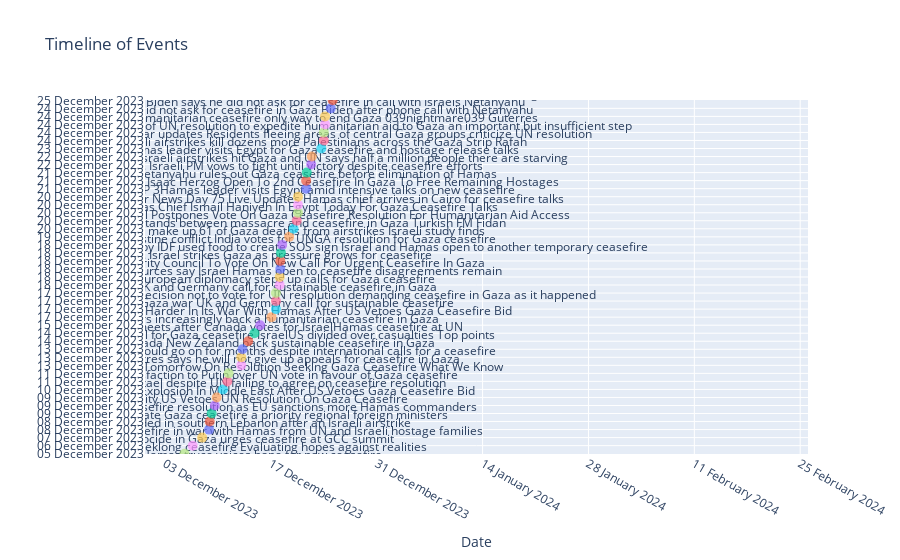

Source (notebook cell):
### Code cell
important_events_df['date'] = pd.to_datetime(important_events_df['date'])

# Sort events by date for better visualization
important_events_df = important_events_df.sort_values(by='date').reset_index(drop=True)

# Create a timeline plot using Plotly
fig = go.Figure()

# Define unique y positions for events to avoid overlap
y_positions = list(range(len(important_events_df)))

# Add a number sequence for events
for index, row in important_events_df.iterrows():
    event_text = f"{index + 1}. {row['title']}"
    fig.add_trace(go.Scatter(
        x=[row['date']],
        y=[y_positions[index]],  # Use unique y positions
        mode='markers+text',
        text=[event_text],
        textposition='top center',
        marker=dict(size=10, opacity=0.7),
        hoverinfo='text',
        name=row['title']
    ))

# Update layout
fig.update_layout(
    title='Timeline of Events',
    xaxis_title='Date',
    yaxis=dict(
        title='',
        tickvals=y_positions,
        ticktext=important_events_df['date'].dt.strftime('%d %B %Y').tolist(),
        showticklabels=True,
        automargin=True
    ),
    xaxis_tickformat='%d %B %Y',
    showlegend=False,
    height=1000,  # Adjust height to fit all events
    hovermode='closest'
)

# Show the Plotly timeline figure
fig.show()

### Figure 1 — Plotly figure (JSON) as saved in the notebook; plotly's stock layout.template omitted (floating-point values rounded to 4 significant figures)
{"data": [{"hoverinfo": "text", "marker": {"opacity": 0.7, "size": 10}, "mode": "markers+text", "name": "Gaza EU stops short of calling for ceasefire ahead of UN vote as crisis escalates", "text": ["1. Gaza EU stops short of calling for ceasefire ahead of UN vote as crisis escalates"], "textposition": "top center", "type": "scatter", "x": ["2023-10-27T13:16:01.883000+00:00"], "y": [0]}, {"hoverinfo": "text", "marker": {"opacity": 0.7, "size": 10}, "mode": "markers+text", "name": "Release of hostages needs ceasefire Hamas official says", "text": ["2. Release of hostages needs ceasefire Hamas official says"], "textposition": "top center", "type": "scatter", "x": ["2023-10-27T13:16:24.650000+00:00"], "y": [1]}, {"hoverinfo": "text", "marker": {"opacity": 0.7, "size": 10}, "mode": "markers+text", "name": "Hamas Battalion Leader Killed By IDF Airstrike In Gaza Israel Claims", "text": ["3. Hamas Battalion Leader Killed By IDF Airstrike In Gaza Israel Claims"], "textposition": "top center", "type": "scatter", "x": ["2023-10-27T13:17:56.759000+00:00"], "y": [2]}, {"hoverinfo": "text", "marker": {"opacity": 0.7, "size": 10}, "mode": "markers+text", "name": "Israel vows again to destroy Hamas rejecting calls for a ceasefire in Gaza at a major UN meeting", "text": ["4. Israel vows again to destroy Hamas rejecting calls for a ceasefire in Gaza at a major UN meeting"], "textposition": "top center", "type": "scatter", "x": ["2023-10-27T13:32:02.245000+00:00"], "y": [3]}, {"hoverinfo": "text", "marker": {"opacity": 0.7, "size": 10}, "mode": "markers+text", "name": "Hamas Reneged On Commitments Blinken On Why Gaza Ceasefire Ended", "text": ["5. Hamas Reneged On Commitments Blinken On Why Gaza Ceasefire Ended"], "textposition": "top center", "type": "scatter", "x": ["2023-12-03T06:02:56.487000+00:00"], "y": [4]}, {"hoverinfo": "text", "marker": {"opacity": 0.7, "size": 10}, "mode": "markers+text", "name": "Israel resumes Gaza military operation after ceasefire with Hamas ends", "text": ["6. Israel resumes Gaza military operation after ceasefire with Hamas ends"], "textposition": "top center", "type": "scatter", "x": ["2023-12-03T06:02:56.487000+00:00"], "y": [5]}, {"hoverinfo": "text", "marker": {"opacity": 0.7, "size": 10}, "mode": "markers+text", "name": "Israeli airstrike hit Damascus airport and put it out of service Syria", "text": ["7. Israeli airstrike hit Damascus airport and put it out of service Syria"], "textposition": "top center", "type": "scatter", "x": ["2023-12-03T14:02:02.606000+00:00"], "y": [6]}, {"hoverinfo": "text", "marker": {"opacity": 0.7, "size": 10}, "mode": "markers+text", "name": "IsraelHamas Ceasefire Deal Will Do Everything To Bring Back Other Hostages Says Israeli Hostages and Missing Families Forum", "text": ["8. IsraelHamas Ceasefire Deal Will Do Everything To Bring Back Other Hostages Says Israeli Hostages and Missing Families Forum"], "textposition": "top center", "type": "scatter", "x": ["2023-12-03T14:03:50.874000+00:00"], "y": [7]}, {"hoverinfo": "text", "marker": {"opacity": 0.7, "size": 10}, "mode": "markers+text", "name": "Iran Demands End To Israeli Crimes Calls For Permanent Ceasefire In Gaza", "text": ["9. Iran Demands End To Israeli Crimes Calls For Permanent Ceasefire In Gaza"], "textposition": "top center", "type": "scatter", "x": ["2023-12-03T16:05:19.517000+00:00"], "y": [8]}, {"hoverinfo": "text", "marker": {"opacity": 0.7, "size": 10}, "mode": "markers+text", "name": "war to continue till Hamas are crushed as 5 nations work on ceasefire extension Netanyahu", "text": ["10. war to continue till Hamas are crushed as 5 nations work on ceasefire extension Netanyahu"], "textposition": "top center", "type": "scatter", "x": ["2023-12-03T20:04:05.583000+00:00"], "y": [9]}, {"hoverinfo": "text", "marker": {"opacity": 0.7, "size": 10}, "mode": "markers+text", "name": "Rocket fired from within Gaza as ceasefire draws to an end", "text": ["11. Rocket fired from within Gaza as ceasefire draws to an end"], "textposition": "top center", "type": "scatter", "x": ["2023-12-03T22:03:58.830000+00:00"], "y": [10]}, {"hoverinfo": "text", "marker": {"opacity": 0.7, "size": 10}, "mode": "markers+text", "name": "Israel presses southern Gaza after collapse of Hamas ceasefire", "text": ["12. Israel presses southern Gaza after collapse of Hamas ceasefire"], "textposition": "top center", "type": "scatter", "x": ["2023-12-03T22:06:09.068000+00:00"], "y": [11]}, {"hoverinfo": "text", "marker": {"opacity": 0.7, "size": 10}, "mode": "markers+text", "name": "No prisoner exchange with Israel until there is ceasefire in Gaza says Hamas", "text": ["13. No prisoner exchange with Israel until there is ceasefire in Gaza says Hamas"], "textposition": "top center", "type": "scatter", "x": ["2023-12-04T04:04:54.064000+00:00"], "y": [12]}, {"hoverinfo": "text", "marker": {"opacity": 0.7, "size": 10}, "mode": "markers+text", "name": "Israel resumes Gaza offensive ending ceasefire blames Hamas for violating deal", "text": ["14. Israel resumes Gaza offensive ending ceasefire blames Hamas for violating deal"], "textposition": "top center", "type": "scatter", "x": ["2023-12-04T04:06:03.485000+00:00"], "y": [13]}, {"hoverinfo": "text", "marker": {"opacity": 0.7, "size": 10}, "mode": "markers+text", "name": "Live updates IsraelHamas war Gaza airstrikes Qatar ceasefire calls", "text": ["15. Live updates IsraelHamas war Gaza airstrikes Qatar ceasefire calls"], "textposition": "top center", "type": "scatter", "x": ["2023-12-04T06:03:27.018000+00:00"], "y": [14]}, {"hoverinfo": "text", "marker": {"opacity": 0.7, "size": 10}, "mode": "markers+text", "name": "Pope deplores end of IsraelHamas truce voices hope for new ceasefire", "text": ["16. Pope deplores end of IsraelHamas truce voices hope for new ceasefire"], "textposition": "top center", "type": "scatter", "x": ["2023-12-04T08:00:57.163000+00:00"], "y": [15]}, {"hoverinfo": "text", "marker": {"opacity": 0.7, "size": 10}, "mode": "markers+text", "name": "IsraelHamas war resumes after weeklong ceasefire Evaluating hopes against realities", "text": ["17. IsraelHamas war resumes after weeklong ceasefire Evaluating hopes against realities"], "textposition": "top center", "type": "scatter", "x": ["2023-12-04T16:03:06.260000+00:00"], "y": [16]}, {"hoverinfo": "text", "marker": {"opacity": 0.7, "size": 10}, "mode": "markers+text", "name": "Qatar emir condemns genocide in Gaza urges ceasefire at GCC summit", "text": ["18. Qatar emir condemns genocide in Gaza urges ceasefire at GCC summit"], "textposition": "top center", "type": "scatter", "x": ["2023-12-05T14:00:53.488000+00:00"], "y": [17]}, {"hoverinfo": "text", "marker": {"opacity": 0.7, "size": 10}, "mode": "markers+text", "name": "Israel faces mounting calls for new ceasefire in war with Hamas from UN and Israeli hostage families", "text": ["19. Israel faces mounting calls for new ceasefire in war with Hamas from UN and Israeli hostage families"], "textposition": "top center", "type": "scatter", "x": ["2023-12-06T16:05:07.916000+00:00"], "y": [18]}, {"hoverinfo": "text", "marker": {"opacity": 0.7, "size": 10}, "mode": "markers+text", "name": "Several students wounded in southern Lebanon after an Israeli airstrike", "text": ["20. Several students wounded in southern Lebanon after an Israeli airstrike"], "textposition": "top center", "type": "scatter", "x": ["2023-12-07T22:05:00.796000+00:00"], "y": [19]}, {"hoverinfo": "text", "marker": {"opacity": 0.7, "size": 10}, "mode": "markers+text", "name": "World should make immediate Gaza ceasefire a priority regional foreign ministers", "text": ["21. World should make immediate Gaza ceasefire a priority regional foreign ministers"], "textposition": "top center", "type": "scatter", "x": ["2023-12-08T20:06:01.404000+00:00"], "y": [20]}, {"hoverinfo": "text", "marker": {"opacity": 0.7, "size": 10}, "mode": "markers+text", "name": "Live Updates US vetos Gaza ceasefire resolution as EU sanctions more Hamas commanders", "text": ["22. Live Updates US vetos Gaza ceasefire resolution as EU sanctions more Hamas commanders"], "textposition": "top center", "type": "scatter", "x": ["2023-12-08T22:02:18.101000+00:00"], "y": [21]}, {"hoverinfo": "text", "marker": {"opacity": 0.7, "size": 10}, "mode": "markers+text", "name": "Divorced From Reality US Vetoes UN Resolution On Gaza Ceasefire", "text": ["23. Divorced From Reality US Vetoes UN Resolution On Gaza Ceasefire"], "textposition": "top center", "type": "scatter", "x": ["2023-12-09T04:05:54.368000+00:00"], "y": [22]}, {"hoverinfo": "text", "marker": {"opacity": 0.7, "size": 10}, "mode": "markers+text", "name": "Iran Warns Of Uncontrollable Explosion In Middle East After US Vetoes Gaza Ceasefire Bid", "text": ["24. Iran Warns Of Uncontrollable Explosion In Middle East After US Vetoes Gaza Ceasefire Bid"], "textposition": "top center", "type": "scatter", "x": ["2023-12-09T14:07:31.469000+00:00"], "y": [23]}, {"hoverinfo": "text", "marker": {"opacity": 0.7, "size": 10}, "mode": "markers+text", "name": "The clock is ticking for Israel despite UN failing to agree on ceasefire resolution", "text": ["25. The clock is ticking for Israel despite UN failing to agree on ceasefire resolution"], "textposition": "top center", "type": "scatter", "x": ["2023-12-09T20:06:18.025000+00:00"], "y": [24]}, {"hoverinfo": "text", "marker": {"opacity": 0.7, "size": 10}, "mode": "markers+text", "name": "Israeli PM voices dissatisfaction to Putin over UN vote in favour of Gaza ceasefire", "text": ["26. Israeli PM voices dissatisfaction to Putin over UN vote in favour of Gaza ceasefire"], "textposition": "top center", "type": "scatter", "x": ["2023-12-10T16:01:23.679000+00:00"], "y": [25]}, {"hoverinfo": "text", "marker": {"opacity": 0.7, "size": 10}, "mode": "markers+text", "name": "UN General Assembly To Vote Tomorrow On Resolution Seeking Gaza Ceasefire What We Know", "text": ["27. UN General Assembly To Vote Tomorrow On Resolution Seeking Gaza Ceasefire What We Know"], "textposition": "top center", "type": "scatter", "x": ["2023-12-11T06:05:32.369000+00:00"], "y": [26]}, {"hoverinfo": "text", "marker": {"opacity": 0.7, "size": 10}, "mode": "markers+text", "name": "UN chief Antonio Guterres says he will not give up appeals for ceasefire in Gaza", "text": ["28. UN chief Antonio Guterres says he will not give up appeals for ceasefire in Gaza"], "textposition": "top center", "type": "scatter", "x": ["2023-12-11T10:05:49.448000+00:00"], "y": [27]}, {"hoverinfo": "text", "marker": {"opacity": 0.7, "size": 10}, "mode": "markers+text", "name": "Israel says war in Gaza could go on for months despite international calls for a ceasefire", "text": ["29. Israel says war in Gaza could go on for months despite international calls for a ceasefire"], "textposition": "top center", "type": "scatter", "x": ["2023-12-13T02:05:54.532000+00:00"], "y": [28]}, {"hoverinfo": "text", "marker": {"opacity": 0.7, "size": 10}, "mode": "markers+text", "name": "Australia Canada New Zealand back sustainable ceasefire in Gaza", "text": ["30. Australia Canada New Zealand back sustainable ceasefire in Gaza"], "textposition": "top center", "type": "scatter", "x": ["2023-12-13T02:07:41.875000+00:00"], "y": [29]}, {"hoverinfo": "text", "marker": {"opacity": 0.7, "size": 10}, "mode": "markers+text", "name": "India favours UNGAs call for Gaza ceasefire IsraelUS divided over casualties Top points", "text": ["31. India favours UNGAs call for Gaza ceasefire IsraelUS divided over casualties Top points"], "textposition": "top center", "type": "scatter", "x": ["2023-12-13T06:00:42.595000+00:00"], "y": [30]}, {"hoverinfo": "text", "marker": {"opacity": 0.7, "size": 10}, "mode": "markers+text", "name": "Liberal caucus meets after Canada votes for IsraelHamas ceasefire at UN", "text": ["32. Liberal caucus meets after Canada votes for IsraelHamas ceasefire at UN"], "textposition": "top center", "type": "scatter", "x": ["2023-12-14T00:08:14.227000+00:00"], "y": [31]}, {"hoverinfo": "text", "marker": {"opacity": 0.7, "size": 10}, "mode": "markers+text", "name": "EU leaders increasingly back a humanitarian ceasefire in Gaza", "text": ["33. EU leaders increasingly back a humanitarian ceasefire in Gaza"], "textposition": "top center", "type": "scatter", "x": ["2023-12-14T20:05:22.839000+00:00"], "y": [32]}, {"hoverinfo": "text", "marker": {"opacity": 0.7, "size": 10}, "mode": "markers+text", "name": "Israel Vows To Press Harder In Its War With Hamas After US Vetoes Gaza Ceasefire Bid", "text": ["34. Israel Vows To Press Harder In Its War With Hamas After US Vetoes Gaza Ceasefire Bid"], "textposition": "top center", "type": "scatter", "x": ["2023-12-15T14:05:13.441000+00:00"], "y": [33]}, {"hoverinfo": "text", "marker": {"opacity": 0.7, "size": 10}, "mode": "markers+text", "name": "IsraelGaza war UK and Germany call for sustainable ceasefire", "text": ["35. IsraelGaza war UK and Germany call for sustainable ceasefire"], "textposition": "top center", "type": "scatter", "x": ["2023-12-17T02:06:25.529000+00:00"], "y": [34]}, {"hoverinfo": "text", "marker": {"opacity": 0.7, "size": 10}, "mode": "markers+text", "name": "David Cameron defends UKs decision not to vote for UN resolution demanding ceasefire in Gaza as it happened", "text": ["36. David Cameron defends UKs decision not to vote for UN resolution demanding ceasefire in Gaza as it happened"], "textposition": "top center", "type": "scatter", "x": ["2023-12-17T16:07:18.909000+00:00"], "y": [35]}, {"hoverinfo": "text", "marker": {"opacity": 0.7, "size": 10}, "mode": "markers+text", "name": "UK and Germany call for sustainable ceasefire in Gaza", "text": ["37. UK and Germany call for sustainable ceasefire in Gaza"], "textposition": "top center", "type": "scatter", "x": ["2023-12-17T16:07:18.911000+00:00"], "y": [36]}, {"hoverinfo": "text", "marker": {"opacity": 0.7, "size": 10}, "mode": "markers+text", "name": "European diplomacy steps up calls for Gaza ceasefire", "text": ["38. European diplomacy steps up calls for Gaza ceasefire"], "textposition": "top center", "type": "scatter", "x": ["2023-12-17T16:07:18.912000+00:00"], "y": [37]}, {"hoverinfo": "text", "marker": {"opacity": 0.7, "size": 10}, "mode": "markers+text", "name": "Egyptian sources say Israel Hamas open to ceasefire disagreements remain", "text": ["39. Egyptian sources say Israel Hamas open to ceasefire disagreements remain"], "textposition": "top center", "type": "scatter", "x": ["2023-12-18T04:07:01.089000+00:00"], "y": [38]}, {"hoverinfo": "text", "marker": {"opacity": 0.7, "size": 10}, "mode": "markers+text", "name": "UN Security Council To Vote On New Call For Urgent Ceasefire In Gaza", "text": ["40. UN Security Council To Vote On New Call For Urgent Ceasefire In Gaza"], "textposition": "top center", "type": "scatter", "x": ["2023-12-18T04:07:36.662000+00:00"], "y": [39]}, {"hoverinfo": "text", "marker": {"opacity": 0.7, "size": 10}, "mode": "markers+text", "name": "Israel strikes Gaza as pressure grows for ceasefire", "text": ["41. Israel strikes Gaza as pressure grows for ceasefire"], "textposition": "top center", "type": "scatter", "x": ["2023-12-18T06:05:16.659000+00:00"], "y": [40]}, {"hoverinfo": "text", "marker": {"opacity": 0.7, "size": 10}, "mode": "markers+text", "name": "IsraelGaza war latest Hostages killed by IDF used food to create SOS sign Israel and Hamas open to another temporary ceasefire", "text": ["42. IsraelGaza war latest Hostages killed by IDF used food to create SOS sign Israel and Hamas open to another temporary ceasefire"], "textposition": "top center", "type": "scatter", "x": ["2023-12-18T06:07:07.056000+00:00"], "y": [41]}, {"hoverinfo": "text", "marker": {"opacity": 0.7, "size": 10}, "mode": "markers+text", "name": "IsraelPalestine conflict India votes for UNGA resolution for Gaza ceasefire", "text": ["43. IsraelPalestine conflict India votes for UNGA resolution for Gaza ceasefire"], "textposition": "top center", "type": "scatter", "x": ["2023-12-18T08:07:45.259000+00:00"], "y": [42]}, {"hoverinfo": "text", "marker": {"opacity": 0.7, "size": 10}, "mode": "markers+text", "name": "Civilians make up 61 of Gaza deaths from airstrikes Israeli study finds", "text": ["44. Civilians make up 61 of Gaza deaths from airstrikes Israeli study finds"], "textposition": "top center", "type": "scatter", "x": ["2023-12-18T12:02:19.987000+00:00"], "y": [43]}, {"hoverinfo": "text", "marker": {"opacity": 0.7, "size": 10}, "mode": "markers+text", "name": "Only US stands between massacre and ceasefire in Gaza Turkish FM Fidan", "text": ["45. Only US stands between massacre and ceasefire in Gaza Turkish FM Fidan"], "textposition": "top center", "type": "scatter", "x": ["2023-12-19T10:08:27.986000+00:00"], "y": [44]}, {"hoverinfo": "text", "marker": {"opacity": 0.7, "size": 10}, "mode": "markers+text", "name": "UN Security Council Postpones Vote On Gaza Ceasefire Resolution For Humanitarian Aid Access", "text": ["46. UN Security Council Postpones Vote On Gaza Ceasefire Resolution For Humanitarian Aid Access"], "textposition": "top center", "type": "scatter", "x": ["2023-12-20T00:06:36.072000+00:00"], "y": [45]}, {"hoverinfo": "text", "marker": {"opacity": 0.7, "size": 10}, "mode": "markers+text", "name": "Hamas Chief Ismail Haniyeh In Egypt Today For Gaza Ceasefire Talks", "text": ["47. Hamas Chief Ismail Haniyeh In Egypt Today For Gaza Ceasefire Talks"], "textposition": "top center", "type": "scatter", "x": ["2023-12-20T10:04:53.023000+00:00"], "y": [46]}, {"hoverinfo": "text", "marker": {"opacity": 0.7, "size": 10}, "mode": "markers+text", "name": "IsraelHamas War News Day 75 Live Updates Hamas chief arrives in Cairo for ceasefire talks", "text": ["48. IsraelHamas War News Day 75 Live Updates Hamas chief arrives in Cairo for ceasefire talks"], "textposition": "top center", "type": "scatter", "x": ["2023-12-20T14:05:02.256000+00:00"], "y": [47]}, {"hoverinfo": "text", "marker": {"opacity": 0.7, "size": 10}, "mode": "markers+text", "name": "WRAPUP 3Hamas leader visits Egypt amid intensive talks on new ceasefire", "text": ["49. WRAPUP 3Hamas leader visits Egypt amid intensive talks on new ceasefire"], "textposition": "top center", "type": "scatter", "x": ["2023-12-20T14:05:02.261000+00:00"], "y": [48]}, {"hoverinfo": "text", "marker": {"opacity": 0.7, "size": 10}, "mode": "markers+text", "name": "Israel President Isaac Herzog Open To 2nd Ceasefire In Gaza To Free Remaining Hostages", "text": ["50. Israel President Isaac Herzog Open To 2nd Ceasefire In Gaza To Free Remaining Hostages"], "textposition": "top center", "type": "scatter", "x": ["2023-12-20T14:06:38.737000+00:00"], "y": [49]}, {"hoverinfo": "text", "marker": {"opacity": 0.7, "size": 10}, "mode": "markers+text", "name": "Netanyahu rules out Gaza ceasefire before elimination of Hamas", "text": ["51. Netanyahu rules out Gaza ceasefire before elimination of Hamas"], "textposition": "top center", "type": "scatter", "x": ["2023-12-21T16:01:48.594000+00:00"], "y": [50]}, {"hoverinfo": "text", "marker": {"opacity": 0.7, "size": 10}, "mode": "markers+text", "name": "Israeli PM vows to fight until victory despite ceasefire efforts", "text": ["52. Israeli PM vows to fight until victory despite ceasefire efforts"], "textposition": "top center", "type": "scatter", "x": ["2023-12-21T16:01:48.594000+00:00"], "y": [51]}, {"hoverinfo": "text", "marker": {"opacity": 0.7, "size": 10}, "mode": "markers+text", "name": "Live updates Israeli airstrikes hit Gaza and UN says half a million people there are starving", "text": ["53. Live updates Israeli airstrikes hit Gaza and UN says half a million people there are starving"], "textposition": "top center", "type": "scatter", "x": ["2023-12-21T18:01:47.731000+00:00"], "y": [52]}, {"hoverinfo": "text", "marker": {"opacity": 0.7, "size": 10}, "mode": "markers+text", "name": "Hamas leader visits Egypt for Gaza ceasefire and hostage release talks", "text": ["54. Hamas leader visits Egypt for Gaza ceasefire and hostage release talks"], "textposition": "top center", "type": "scatter", "x": ["2023-12-22T08:03:29.735000+00:00"], "y": [53]}, {"hoverinfo": "text", "marker": {"opacity": 0.7, "size": 10}, "mode": "markers+text", "name": "Israeli airstrikes kill dozens more Palestinians across the Gaza Strip Rafah", "text": ["55. Israeli airstrikes kill dozens more Palestinians across the Gaza Strip Rafah"], "textposition": "top center", "type": "scatter", "x": ["2023-12-22T10:05:07.086000+00:00"], "y": [54]}, {"hoverinfo": "text", "marker": {"opacity": 0.7, "size": 10}, "mode": "markers+text", "name": "IsraelGaza war updates Residents fleeing areas of central Gaza groups criticize UN resolution", "text": ["56. IsraelGaza war updates Residents fleeing areas of central Gaza groups criticize UN resolution"], "textposition": "top center", "type": "scatter", "x": ["2023-12-23T16:05:15.761000+00:00"], "y": [55]}, {"hoverinfo": "text", "marker": {"opacity": 0.7, "size": 10}, "mode": "markers+text", "name": "IsraelOPT Adoption of UN resolution to expedite humanitarian aid to Gaza an important but insufficient step", "text": ["57. IsraelOPT Adoption of UN resolution to expedite humanitarian aid to Gaza an important but insufficient step"], "textposition": "top center", "type": "scatter", "x": ["2023-12-24T00:06:25.284000+00:00"], "y": [56]}, {"hoverinfo": "text", "marker": {"opacity": 0.7, "size": 10}, "mode": "markers+text", "name": "Humanitarian ceasefire only way to end Gaza 039nightmare039 Guterres", "text": ["58. Humanitarian ceasefire only way to end Gaza 039nightmare039 Guterres"], "textposition": "top center", "type": "scatter", "x": ["2023-12-24T00:06:25.287000+00:00"], "y": [57]}, {"hoverinfo": "text", "marker": {"opacity": 0.7, "size": 10}, "mode": "markers+text", "name": "Did not ask for ceasefire in Gaza Biden after phone call with Netanyahu", "text": ["59. Did not ask for ceasefire in Gaza Biden after phone call with Netanyahu"], "textposition": "top center", "type": "scatter", "x": ["2023-12-24T04:06:56.483000+00:00"], "y": [58]}, {"hoverinfo": "text", "marker": {"opacity": 0.7, "size": 10}, "mode": "markers+text", "name": "Biden says he did not ask for ceasefire in call with Israels Netanyahu", "text": ["60. Biden says he did not ask for ceasefire in call with Israels Netanyahu"], "textposition": "top center", "type": "scatter", "x": ["2023-12-24T04:06:56.484000+00:00"], "y": [59]}, {"hoverinfo": "text", "marker": {"opacity": 0.7, "size": 10}, "mode": "markers+text", "name": "Hamas rejects Israeli proposals for 7day ceasefire and hostage exchange", "text": ["61. Hamas rejects Israeli proposals for 7day ceasefire and hostage exchange"], "textposition": "top center", "type": "scatter", "x": ["2023-12-24T22:05:44.077000+00:00"], "y": [60]}, {"hoverinfo": "text", "marker": {"opacity": 0.7, "size": 10}, "mode": "markers+text", "name": "Israeli Airstrike Kills 70 In Gaza Refugee Camp Says Hamas", "text": ["62. Israeli Airstrike Kills 70 In Gaza Refugee Camp Says Hamas"], "textposition": "top center", "type": "scatter", "x": ["2023-12-25T04:07:37.447000+00:00"], "y": [61]}, {"hoverinfo": "text", "marker": {"opacity": 0.7, "size": 10}, "mode": "markers+text", "name": "First aid ship from Cyprus arrives in Gaza Hamas puts forth new ceasefire proposal", "text": ["63. First aid ship from Cyprus arrives in Gaza Hamas puts forth new ceasefire proposal"], "textposition": "top center", "type": "scatter", "x": ["2024-03-16T08:01:10.502000+00:00"], "y": [62]}, {"hoverinfo": "text", "marker": {"opacity": 0.7, "size": 10}, "mode": "markers+text", "name": "Gaza War Hamas Ceasefire Proposal to Mediators HostagePrisoner Exchange", "text": ["64. Gaza War Hamas Ceasefire Proposal to Mediators HostagePrisoner Exchange"], "textposition": "top center", "type": "scatter", "x": ["2024-03-16T08:04:00.305000+00:00"], "y": [63]}, {"hoverinfo": "text", "marker": {"opacity": 0.7, "size": 10}, "mode": "markers+text", "name": "Hamas demands ceasefire Israeli withdrawal as prerequisites for prisoner exchange deal", "text": ["65. Hamas demands ceasefire Israeli withdrawal as prerequisites for prisoner exchange deal"], "textposition": "top center", "type": "scatter", "x": ["2024-03-16T08:04:00.309000+00:00"], "y": [64]}, {"hoverinfo": "text", "marker": {"opacity": 0.7, "size": 10}, "mode": "markers+text", "name": "Hamas issues ceasefire proposal detailing exchange of hostages prisoners", "text": ["66. Hamas issues ceasefire proposal detailing exchange of hostages prisoners"], "textposition": "top center", "type": "scatter", "x": ["2024-03-17T04:18:37.834000+00:00"], "y": [65]}, {"hoverinfo": "text", "marker": {"opacity": 0.7, "size": 10}, "mode": "markers+text", "name": "The Latest Death toll climbs after airstrikes and rocket fire on LebanonIsrael border", "text": ["67. The Latest Death toll climbs after airstrikes and rocket fire on LebanonIsrael border"], "textposition": "top center", "type": "scatter", "x": ["2024-03-28T15:11:10.626000+00:00"], "y": [66]}, {"hoverinfo": "text", "marker": {"opacity": 0.7, "size": 10}, "mode": "markers+text", "name": "Israel confirms Hamas Marwan Issa killed in airstrike earlier this month", "text": ["68. Israel confirms Hamas Marwan Issa killed in airstrike earlier this month"], "textposition": "top center", "type": "scatter", "x": ["2024-03-28T15:11:15.311000+00:00"], "y": [67]}, {"hoverinfo": "text", "marker": {"opacity": 0.7, "size": 10}, "mode": "markers+text", "name": "Israeli airstrikes kill 20 in Gaza Rafah say Palestinian officials", "text": ["69. Israeli airstrikes kill 20 in Gaza Rafah say Palestinian officials"], "textposition": "top center", "type": "scatter", "x": ["2024-03-28T16:35:07.740000+00:00"], "y": [68]}, {"hoverinfo": "text", "marker": {"opacity": 0.7, "size": 10}, "mode": "markers+text", "name": "Israel continues to bomb Gaza and block aid in defiance of UNSC ceasefire resolution Peoples Dispatch", "text": ["70. Israel continues to bomb Gaza and block aid in defiance of UNSC ceasefire resolution Peoples Dispatch"], "textposition": "top center", "type": "scatter", "x": ["2024-03-28T16:35:29.470000+00:00"], "y": [69]}, {"hoverinfo": "text", "marker": {"opacity": 0.7, "size": 10}, "mode": "markers+text", "name": "Gaza Death Toll Continues to Rise Despite Adopted Ceasefire Resolution", "text": ["71. Gaza Death Toll Continues to Rise Despite Adopted Ceasefire Resolution"], "textposition": "top center", "type": "scatter", "x": ["2024-03-28T23:00:48.582000+00:00"], "y": [70]}, {"hoverinfo": "text", "marker": {"opacity": 0.7, "size": 10}, "mode": "markers+text", "name": "Syria says Israeli airstrikes near northern city of Aleppo inflicts casualties", "text": ["72. Syria says Israeli airstrikes near northern city of Aleppo inflicts casualties"], "textposition": "top center", "type": "scatter", "x": ["2024-03-29T08:01:49.830000+00:00"], "y": [71]}, {"hoverinfo": "text", "marker": {"opacity": 0.7, "size": 10}, "mode": "markers+text", "name": "Netanyahu approves new Gaza ceasefire talks", "text": ["73. Netanyahu approves new Gaza ceasefire talks"], "textposition": "top center", "type": "scatter", "x": ["2024-03-29T20:04:28.549000+00:00"], "y": [72]}, {"hoverinfo": "text", "marker": {"opacity": 0.7, "size": 10}, "mode": "markers+text", "name": "Israel To Return To CeaseFire Negotiations But Strikes On Gaza And Syria Continue By Benzinga", "text": ["74. Israel To Return To CeaseFire Negotiations But Strikes On Gaza And Syria Continue By Benzinga"], "textposition": "top center", "type": "scatter", "x": ["2024-03-29T20:05:31.003000+00:00"], "y": [73]}, {"hoverinfo": "text", "marker": {"opacity": 0.7, "size": 10}, "mode": "markers+text", "name": "Death toll rises to 42 after Israeli airstrikes hit Syrias Aleppo", "text": ["75. Death toll rises to 42 after Israeli airstrikes hit Syrias Aleppo"], "textposition": "top center", "type": "scatter", "x": ["2024-03-30T02:05:17.278000+00:00"], "y": [74]}, {"hoverinfo": "text", "marker": {"opacity": 0.7, "size": 10}, "mode": "markers+text", "name": "Hamas leader Ismail Haniyeh Visits Iran Post UN Resolution On Gaza", "text": ["76. Hamas leader Ismail Haniyeh Visits Iran Post UN Resolution On Gaza"], "textposition": "top center", "type": "scatter", "x": ["2024-03-30T02:05:27.062000+00:00"], "y": [75]}, {"hoverinfo": "text", "marker": {"opacity": 0.7, "size": 10}, "mode": "markers+text", "name": "Israels message to the world must be clear Hostages for a ceasefire now opinion", "text": ["77. Israels message to the world must be clear Hostages for a ceasefire now opinion"], "textposition": "top center", "type": "scatter", "x": ["2024-03-30T16:05:08.805000+00:00"], "y": [76]}, {"hoverinfo": "text", "marker": {"opacity": 0.7, "size": 10}, "mode": "markers+text", "name": "Naked Hypocrisy The US Cited UNSC Resolutions to Invade Iraq Now Call Gaza Ceasefire Demand NonBinding", "text": ["78. Naked Hypocrisy The US Cited UNSC Resolutions to Invade Iraq Now Call Gaza Ceasefire Demand NonBinding"], "textposition": "top center", "type": "scatter", "x": ["2024-03-30T18:05:43.334000+00:00"], "y": [77]}, {"hoverinfo": "text", "marker": {"opacity": 0.7, "size": 10}, "mode": "markers+text", "name": "UN To Vote On Resolution Demanding A CeaseFire In Gaza During Ramazan", "text": ["79. UN To Vote On Resolution Demanding A CeaseFire In Gaza During Ramazan"], "textposition": "top center", "type": "scatter", "x": ["2024-03-30T20:05:16.973000+00:00"], "y": [78]}], "layout": {"autosize": true, "hovermode": "closest", "showlegend": false, "title": {"text": "Timeline of Events"}, "xaxis": {"autorange": false, "range": ["2023-11-30 08:35:44.8777", "2024-02-26 00:45:33.9783"], "tickformat": "%d %B %Y", "title": {"text": "Date"}, "type": "date"}, "yaxis": {"automargin": true, "autorange": false, "range": [16.96, 61.04], "showticklabels": true, "ticktext": ["27 October 2023", "27 October 2023", "27 October 2023", "27 October 2023", "03 December 2023", "03 December 2023", "03 December 2023", "03 December 2023", "03 December 2023", "03 December 2023", "03 December 2023", "03 December 2023", "04 December 2023", "04 December 2023", "04 December 2023", "04 December 2023", "04 December 2023", "05 December 2023", "06 December 2023", "07 December 2023", "08 December 2023", "08 December 2023", "09 December 2023", "09 December 2023", "09 December 2023", "10 December 2023", "11 December 2023", "11 December 2023", "13 December 2023", "13 December 2023", "13 December 2023", "14 December 2023", "14 December 2023", "15 December 2023", "17 December 2023", "17 December 2023", "17 December 2023", "17 December 2023", "18 December 2023", "18 December 2023", "18 December 2023", "18 December 2023", "18 December 2023", "18 December 2023", "19 December 2023", "20 December 2023", "20 December 2023", "20 December 2023", "20 December 2023", "20 December 2023", "21 December 2023", "21 December 2023", "21 December 2023", "22 December 2023", "22 December 2023", "23 December 2023", "24 December 2023", "24 December 2023", "24 December 2023", "24 December 2023", "24 December 2023", "25 December 2023", "16 March 2024", "16 March 2024", "16 March 2024", "17 March 2024", "28 March 2024", "28 March 2024", "28 March 2024", "28 March 2024", "28 March 2024", "29 March 2024", "29 March 2024", "29 March 2024", "30 March 2024", "30 March 2024", "30 March 2024", "30 March 2024", "30 March 2024"], "tickvals": [0, 1, 2, 3, 4, 5, 6, 7, 8, 9, 10, 11, 12, 13, 14, 15, 16, 17, 18, 19, 20, 21, 22, 23, 24, 25, 26, 27, 28, 29, 30, 31, 32, 33, 34, 35, 36, 37, 38, 39, 40, 41, 42, 43, 44, 45, 46, 47, 48, 49, 50, 51, 52, 53, 54, 55, 56, 57, 58, 59, 60, 61, 62, 63, 64, 65, 66, 67, 68, 69, 70, 71, 72, 73, 74, 75, 76, 77, 78], "title": {"text": ""}, "type": "linear"}}}
